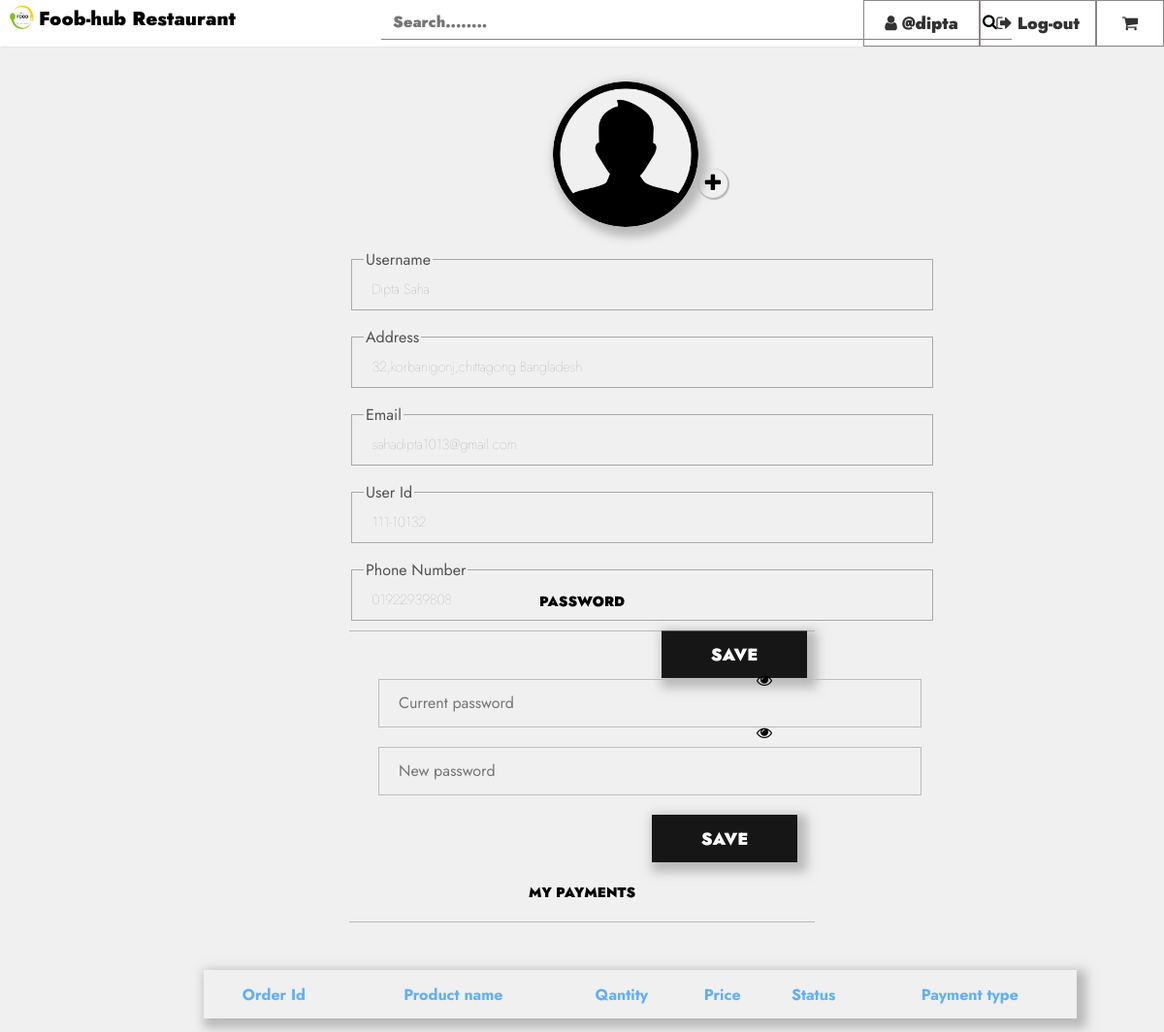
Screenshot of /Views/profile.php?id=111-10132 with the database file from the repository.
### tables this page shows
CREATE TABLE `usertb` (
  `id` int(6) UNSIGNED NOT NULL,
  `Username` varchar(30) NOT NULL,
  `Address` varchar(100) NOT NULL,
  `Email` varchar(50) DEFAULT NULL,
  `Phone_number` varchar(20) DEFAULT NULL,
  `User_id` varchar(20) DEFAULT NULL,
  `cPassword` varchar(20) DEFAULT NULL
);

### Views/profile.php (the view, shortened to what this page needs)
<?php
   $filename="pro.png";
    ?>
<?php
  $userid=$_GET['id'];
?>
<!DOCTYPE html>
<html lang="en">
<head>
    <link rel="stylesheet" href="css/PROfile-User.css">
</head>
<body>
<div>
    <?php include 'header-footer/header.php';?>
</div>
<section>
    <section id="profile-info">
        <form action="#" method="Post" class="profile-form" enctype="multipart/form-data">
          <div class="img">
            <img src="upload_profile_img/<?php echo $filename ?>" alt="" id="blah">
            <label for="imgfile" class="Add-file"><i type="file" class="fa fa-plus" aria-hidden="true"></i></label>
        </div>
     </form>
        <form action="formcontrol/profileedit.php" method="Post" class="profile-form">
            <fieldset>
                <legend><p>Username</p></legend>
                <div class="input-file">
                    <input type="text" id="username" value="<?php echo $username;?>" name="username" placeholder="username" pattern="[A-Za-z\s]+" title="Only letter support"><br>
                </div>
            </fieldset>
            <fieldset>
                <legend><p>Address</p></legend>
                <div class="input-file">
                    <input type="text" id="username" value="<?php echo $address;?>" name="address" placeholder="Address" required="" ><br>
                </div>
            </fieldset>
            <fieldset>
                <legend><p>Email</p></legend>
                <div class="input-file">
                    <input type="text" id="username" value="<?php echo $Email;?>" name="email" placeholder="Email" pattern="[a-z0-9._%+-]+@[a-z0-9.-]+\.[a-z]{2,}$" title="Wrong email format"><br>
                </div>
            </fieldset>
            <fieldset>
                <legend><p>User Id</p></legend>
                <div class="input-file">
                    <input type="text" id="username" value="<?php echo $uid;?>" name="useid" placeholder="User Id" readonly><br>
                </div>
            </fieldset>
            <fieldset>
                <legend><p>Phone Number</p></legend>
                <div class="input-file">
                    <input type="text" id="username" value="<?php echo $phone;?>" name="phone" placeholder="Phone Number"  pattern="[0-9]{11}" title="Wrong phone number"><br>
                </div>
            </fieldset>
            <input type="submit" name="submit" value="Save" class="btn" >
        </form>
    </section>
    <section id="Change-password">
        <div class="head">
            <h1>
                PASSWORD
            </h1>
        </div>
        <form action="<?php htmlspecialchars($_SERVER["PHP_SELF"]) ;?>" method="Post" class="Changepassword">
                <div class="input-file-cp" >
                    <input type="password" id="password"  name="thispass" placeholder="Current password"><br>
                    <div class="eye eyes" onclick=" myFunction() " style=" position:absolute; left:35vw; top:7.5vw;  cursor: pointer;"><i class="fa fa-eye" aria-hidden="true" ></i></div>
                </div>
                <div class="input-file-cp">
                    <input type="password" id="cpassword" name="newpass" placeholder="New password" pattern="(?=.*\d)(?=.*[a-z])(?=.*[A-Z]).{8,}" title="Must contain at least one number and one uppercase
                        and lowercase letter, and at least 8 or more characters">
              <div class="eye eyes" onclick=" myFunction() " style=" position:absolute; left:35vw; top:12vw;  cursor: pointer;"><i class="fa fa-eye" aria-hidden="true" ></i></div>
                </div>
                <button class="btn">
                    Save
                    </button>
        </form>
    </section>
  <section id="myorder">
    <div class="order">
        <h1>
            MY PAYMENTS
        </h1>
    </div>
    <table  class="order-table">
        <tr  class="order-td">
            <th>Order Id </th>
            <th>Product name</th>
            <th>Qantity</th>
            <th>Price</th>
            <th>Status</th>
            <th>Payment type</th>
    </tr>
    </table>
  </section>
</section>
</body>
</html>

### Views/header-footer/header.php (shortened to what this page needs)
<?php
$con=mysqli_connect('localhost','root');
mysqli_select_db($con,'registrationbd');
$ql="SELECT *FROM usertb where User_id='$userid'";
$result= mysqli_query($con, $ql);
$data=mysqli_fetch_assoc($result);
$username=$data['Username'];
$address=$data['Address'];
$Email=$data['Email'];
$uid=$data['User_id'];
$phone=$data['Phone_number'];
?>
<div class="logo">
        <div class="logo-head">
        <a href="http://localhost/Food-Hub-restaurant/Views/homepage.php?id=<?php echo $userid ;?>"">
            <img src="img/LOGO.jpg" alt="">
            <h1>Foob-hub Restaurant</h1>
         </a>
        </div>
        <div class="search">
            <input type="search" name="" placeholder="Search........"><i class="fa fa-search" aria-hidden="true"></i>
        </div>
        <ul class="head-menu">
          <li class="profile"><a href="#"><i class="fa fa-user icon" aria-hidden="true"></i>&nbsp;@<?php $name=substr($username,0,5); echo $name ;?></a>
        </li>
        <li><a href="http://localhost/Food-Hub-restaurant/Views/login.php" ><i class="fa fa-sign-out icon" aria-hidden="true"></i>&nbsp;Log-out</a></li>
        <li style="width: 70px;"> <a href="#" ><i class="fa fa-shopping-cart icon" aria-hidden="true"></i></a></li>
      </ul>
    </div>

### Views/css/PROfile-User.css (style rules this page uses)
* { text-decoration: none; list-style: none; box-sizing: border-box; font-family: 'Jost', sans-serif; }
a { text-decoration: none; color: black; }
body { background-color: #f0f0f0; padding: 0px; display:grid; transition: .5s; margin-top: 0px; }
#profile-info { width: 40%; height: 550px; position: absolute; left: 30%; top:7vw; align-items: center; }
h1 { margin-top: 0px; }
.img { margin-left: 210px; }
.img img { width: 150px; height: 150px; border-radius: 50%; box-shadow: 5px 5px 10px 5px rgba(141, 141, 141, 0.548); }
.Add-file { position:absolute; top: 7.5vw; }
.Add-file i { width: 30px; height: 30px; font-size: 1.3rem; padding: 5px; border-radius: 50%; box-shadow: 1px 1px 1px 1px rgba(134, 134, 134, 0.548); text-align: center; }
#profile-info fieldset { width: 600px; height: 80px; border: .5px solid rgb(168, 168, 168); color: rgb(83, 81, 81); padding-top: 0px; }
.input-file { max-width: 600px; width: 100%; margin-top: -17px; height: 55px; display: grid; padding: 0 0.4rem; position: relative; overflow: hidden; }
.input-file input { width: 550px; height:40px; background: none; outline: none; border: none; line-height: 1; font-weight: 100; font-size: .9rem; color: rgb(104, 104, 104); }
.btn { width: 150px; background-color: #161616; border: none; outline: none; height: 49px; color: #fff; text-transform: uppercase; font-weight: 900; margin: 10px 0; margin-right: 8px; float: right; cursor: pointer; transition: 0.5s; font-size: 1.1rem; box-shadow: 5px 5px 10px 5px rgba(141, 141, 141, 0.548); }
#Change-password { width: 40%; height: 400px; position: absolute; left: 30%; top:50vw; align-items: center; }
.head , .order { height: 50px; box-shadow: 0px 1px 0px 0px rgba(141, 141, 141, 0.548); }
.head h1, .order h1 { text-align: center; padding: 10px; font-weight: 900; font-size: .9rem; }
.Changepassword { margin-top: 30px; margin-left: 10px; align-items: center; padding: 10px; }
.input-file-cp input { width: 560px; height: 50px; padding: 20px; margin: 10px; border: .5px solid rgb(190, 188, 188); background: none; outline: none; }
input::placeholder { font-size: 1rem; }
#myorder { width: 40%; height: 400px; position: absolute; left: 30%; top:75vw; align-items: center; }
.order-table { width:900px; text-align: center; padding: 20px; position: absolute; top: 100px; left: -150px; border-collapse: collapse; border-spacing: 0; box-shadow: 5px 5px 10px 5px rgba(141, 141, 141, 0.548); }
.order-td { margin-top: 20px; height: 50px; color: rgb(92, 176, 255); border-radius: 10px; }

### Views/header-footer/header.php (style rules this page uses)
a { text-decoration: none; color: black; }
.logo { width:100%; height: 48px; background-color: #ffffff; box-shadow: 1px 1px rgba(218, 218, 218, 0.548); position:fixed; z-index: 1; -webkit-box-flex:1; flex-wrap:wrap; display:flex; margin-left: -8px; }
.logo-head a { display:flex; margin-left:10px; padding-top: 5px; }
.logo-head h1 { font-size: 20px; font-weight: 900; color: #000000; margin-left: 5px; }
.logo-head img { width: 25px; height: 25px; }
.head-menu { display: flex; text-align: center; font-size: 1.1rem; font-weight: 900; position: absolute; right: 0px; margin-top: 0px; }
.head-menu a { color:#333232; }
.head-menu li { width: 120px; padding: 10px; border: 1px solid #8d8686; }
.search { width: 650px; background-color: rgb(255, 255, 255); box-shadow: 0px 1px 0px 0px rgba(29, 29, 29, 0.548); height: 40px; margin-left: 150px; }
.search i { cursor: pointer; }
.search input { display: inline; width: 600px; margin: 10px; font-size: 1rem; font-weight: 900; border: none; outline: none; }
.profile { text-transform: lowercase; }

### rows the page displays
usertb: Username "dipta", username "Dipta Saha", address "32,korbanigonj,chittagong Bangladesh", email "sahadipta1013@gmail.com", useid "111-10132", phone "01922939808"
